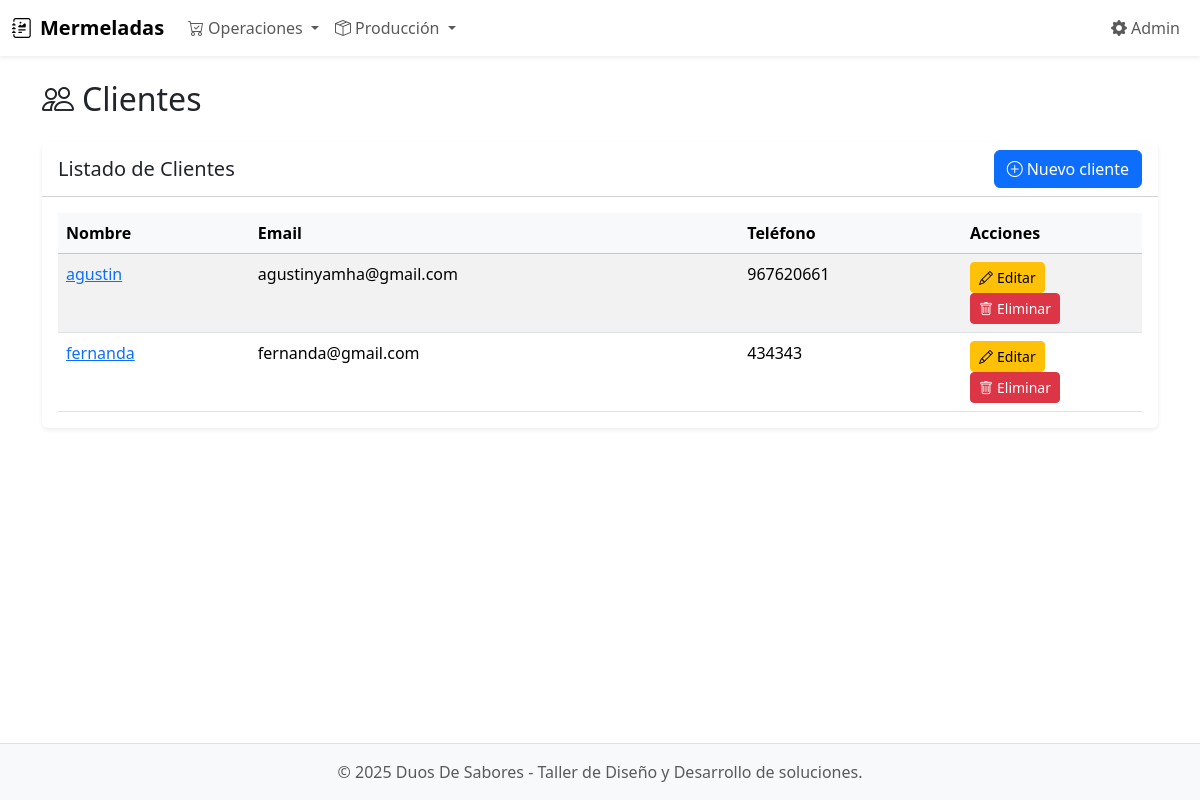
/clientes/, run on the app's committed database.
### ventas/models.py (models this page shows, shortened)
class Client(models.Model):
    nombre = models.CharField(max_length=150)
    email = models.EmailField(blank=True, null=True)
    telefono = models.CharField(max_length=30, blank=True, null=True)
    direccion = models.CharField(max_length=200, blank=True, null=True)
    class Meta:
        verbose_name = "Cliente"
        verbose_name_plural = "Clientes"

### ventas/views.py (the view)
# urls.py: path('clientes/', views.ClientListView.as_view(), name='clientes_list'),
class ClientListView(ListView):
    model = Client
    template_name = "clientes/list.html"
    context_object_name = "clientes"

### templates/clientes/list.html (shortened to what this page needs)
{% extends 'base.html' %}
{% block page_title %}
  <i class="bi bi-people me-2"></i>Clientes
{% endblock %}
{% block content %}
<div class="card shadow-sm border-0">
  <div class="card-header bg-white d-flex justify-content-between align-items-center">
    <h5 class="mb-0">Listado de Clientes</h5>
    <a href="{% url 'cliente_create' %}" class="btn btn-primary">
      <i class="bi bi-plus-circle me-1"></i>Nuevo cliente
    </a>
  </div>
  <div class="card-body">
    <div class="table-responsive">
      <table class="table table-striped table-hover mb-0">
        <thead>
          <tr class="table-light">
            <th>Nombre</th>
            <th>Email</th>
            <th>Teléfono</th>
            <th style="width: 180px;">Acciones</th>
          </tr>
        </thead>
        <tbody>
        {% for c in clientes %}
          <tr>
            <td><a href="{% url 'cliente_detalle' c.pk %}">{{ c.nombre }}</a></td>
            <td>{{ c.email|default:"-" }}</td>
            <td>{{ c.telefono|default:"-" }}</td>
            <td>
              <a href="{% url 'cliente_update' c.pk %}" class="btn btn-sm btn-warning" title="Editar">
                <i class="bi bi-pencil me-1"></i>Editar
              </a>
              <a href="{% url 'cliente_delete' c.pk %}" class="btn btn-sm btn-danger" title="Eliminar">
                <i class="bi bi-trash me-1"></i>Eliminar
              </a>
            </td>
          </tr>
        {% empty %}
          <tr><td colspan="4" class="text-center">No hay clientes registrados.</td></tr>
        {% endfor %}
        </tbody>
      </table>
    </div>
  </div>
</div>
{% endblock %}

### data on the page
Client: nombre "agustin", email "agustinyamha@gmail.com", telefono "967620661"
Client: nombre "fernanda", email "fernanda@gmail.com", telefono "434343"
